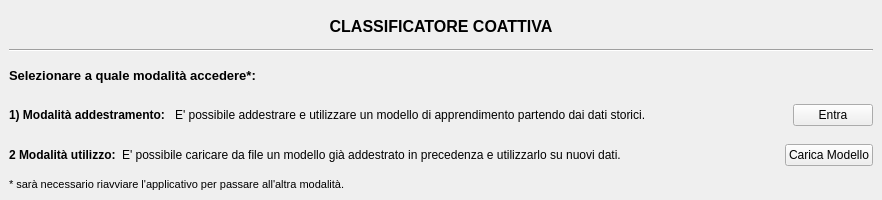
<?xml version="1.0" encoding="UTF-8"?>
<ui version="4.0">
 <class>WelcomeWindow</class>
 <widget class="QMainWindow" name="WelcomeWindow">
  <property name="geometry">
   <rect>
    <x>0</x>
    <y>0</y>
    <width>882</width>
    <height>200</height>
   </rect>
  </property>
  <property name="minimumSize">
   <size>
    <width>882</width>
    <height>200</height>
   </size>
  </property>
  <property name="maximumSize">
   <size>
    <width>882</width>
    <height>200</height>
   </size>
  </property>
  <property name="font">
   <font>
    <family>Arial</family>
    <pointsize>9</pointsize>
   </font>
  </property>
  <property name="windowTitle">
   <string>Classificatore Coattiva</string>
  </property>
  <widget class="QWidget" name="centralwidget">
   <layout class="QVBoxLayout" name="verticalLayout">
    <item>
     <widget class="QLabel" name="label">
      <property name="sizePolicy">
       <sizepolicy hsizetype="Preferred" vsizetype="Expanding">
        <horstretch>0</horstretch>
        <verstretch>0</verstretch>
       </sizepolicy>
      </property>
      <property name="font">
       <font>
        <family>Arial</family>
        <pointsize>12</pointsize>
        <weight>75</weight>
        <bold>true</bold>
       </font>
      </property>
      <property name="text">
       <string>CLASSIFICATORE COATTIVA</string>
      </property>
      <property name="alignment">
       <set>Qt::AlignCenter</set>
      </property>
     </widget>
    </item>
    <item>
     <widget class="Line" name="line">
      <property name="orientation">
       <enum>Qt::Horizontal</enum>
      </property>
     </widget>
    </item>
    <item>
     <widget class="QLabel" name="label_2">
      <property name="sizePolicy">
       <sizepolicy hsizetype="Preferred" vsizetype="Expanding">
        <horstretch>0</horstretch>
        <verstretch>0</verstretch>
       </sizepolicy>
      </property>
      <property name="font">
       <font>
        <pointsize>10</pointsize>
        <weight>75</weight>
        <bold>true</bold>
       </font>
      </property>
      <property name="text">
       <string>Selezionare a quale modalità accedere*:</string>
      </property>
     </widget>
    </item>
    <item>
     <layout class="QHBoxLayout" name="horizontalLayout">
      <item>
       <widget class="QLabel" name="label_3">
        <property name="sizePolicy">
         <sizepolicy hsizetype="Minimum" vsizetype="Preferred">
          <horstretch>0</horstretch>
          <verstretch>0</verstretch>
         </sizepolicy>
        </property>
        <property name="font">
         <font>
          <weight>75</weight>
          <bold>true</bold>
         </font>
        </property>
        <property name="text">
         <string>1) Modalità addestramento: </string>
        </property>
       </widget>
      </item>
      <item>
       <widget class="QLabel" name="label_5">
        <property name="sizePolicy">
         <sizepolicy hsizetype="Expanding" vsizetype="Expanding">
          <horstretch>0</horstretch>
          <verstretch>0</verstretch>
         </sizepolicy>
        </property>
        <property name="text">
         <string>E' possibile addestrare e utilizzare un modello di apprendimento partendo dai dati storici.</string>
        </property>
       </widget>
      </item>
      <item>
       <spacer name="horizontalSpacer">
        <property name="orientation">
         <enum>Qt::Horizontal</enum>
        </property>
        <property name="sizeHint" stdset="0">
         <size>
          <width>40</width>
          <height>20</height>
         </size>
        </property>
       </spacer>
      </item>
      <item>
       <widget class="QPushButton" name="button_addestramento">
        <property name="text">
         <string>Entra</string>
        </property>
       </widget>
      </item>
     </layout>
    </item>
    <item>
     <layout class="QHBoxLayout" name="horizontalLayout_2">
      <item>
       <widget class="QLabel" name="label_4">
        <property name="sizePolicy">
         <sizepolicy hsizetype="Minimum" vsizetype="Preferred">
          <horstretch>0</horstretch>
          <verstretch>0</verstretch>
         </sizepolicy>
        </property>
        <property name="font">
         <font>
          <weight>75</weight>
          <bold>true</bold>
         </font>
        </property>
        <property name="text">
         <string>2 Modalità utilizzo:</string>
        </property>
       </widget>
      </item>
      <item>
       <widget class="QLabel" name="label_6">
        <property name="sizePolicy">
         <sizepolicy hsizetype="Expanding" vsizetype="Expanding">
          <horstretch>0</horstretch>
          <verstretch>0</verstretch>
         </sizepolicy>
        </property>
        <property name="text">
         <string>E' possibile caricare da file un modello già addestrato in precedenza e utilizzarlo su nuovi dati.</string>
        </property>
       </widget>
      </item>
      <item>
       <spacer name="horizontalSpacer_2">
        <property name="orientation">
         <enum>Qt::Horizontal</enum>
        </property>
        <property name="sizeHint" stdset="0">
         <size>
          <width>40</width>
          <height>20</height>
         </size>
        </property>
       </spacer>
      </item>
      <item>
       <widget class="QPushButton" name="button_utilizzo">
        <property name="text">
         <string>Carica Modello</string>
        </property>
       </widget>
      </item>
     </layout>
    </item>
    <item>
     <widget class="QLabel" name="label_7">
      <property name="sizePolicy">
       <sizepolicy hsizetype="Minimum" vsizetype="Minimum">
        <horstretch>0</horstretch>
        <verstretch>0</verstretch>
       </sizepolicy>
      </property>
      <property name="font">
       <font>
        <pointsize>8</pointsize>
       </font>
      </property>
      <property name="text">
       <string>* sarà necessario riavviare l'applicativo per passare all'altra modalità.</string>
      </property>
     </widget>
    </item>
   </layout>
  </widget>
 </widget>
 <resources/>
 <connections/>
</ui>
